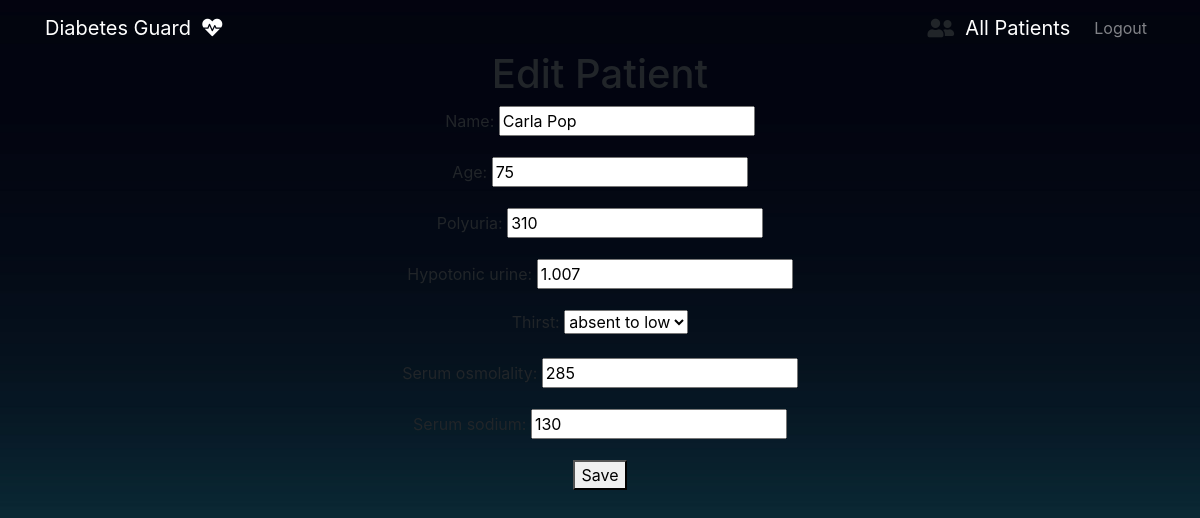
The page /edit_patient/13 (signed in) on the database its author committed.
### todo/models.py (models this page shows, shortened)
class Data(models.Model):
  name=models.CharField(max_length=50, null=True)
  age=models.PositiveIntegerField(validators=[MinValueValidator(1),MaxValueValidator(140)],null=True)
  polyuria=models.PositiveIntegerField(validators=[MaxValueValidator(1000)],null=True)
  hypotonic_urine=models.FloatField(validators=[MaxValueValidator(5)],null=True)
  thirst=models.PositiveIntegerField(choices=thirst_choices, null=True)
  serum_osmolality=models.PositiveIntegerField(validators=[MaxValueValidator(500)],null=True)
  serum_sodium=models.PositiveIntegerField(validators=[MaxValueValidator(500)],null=True)
  diagnosis=models.CharField(max_length=30, blank=True)
  date=models.DateTimeField(auto_now_add=True)
  class Meta:
    ordering=['-date']

### todo/views.py (the view)
# urls.py: path('edit_patient/<int:pk>', edit_patient, name='edit_patient'),
@login_required
def edit_patient(request, pk):
    patient = get_object_or_404(Data, pk=pk)
    if request.method == 'POST':
        form = DataForm(request.POST, instance=patient)
        if form.is_valid():
            form.save()
            return redirect('dashboard-predictions')
    else:
        form = DataForm(instance=patient)
    return render(request, 'dashboard/edit_patient.html', {'form': form})

### todo/forms.py
class DataForm(forms.ModelForm):
  class Meta:
    model = Data
    fields = ['name','age','polyuria','hypotonic_urine','thirst','serum_osmolality','serum_sodium']

### templates/dashboard/edit_patient.html (shortened to what this page needs)
{% extends 'partials/base.html' %}
{% block content %}
  <h1>Edit Patient</h1>
  <form method="post">
    {{ form.as_p }}
    <button type="submit">Save</button>
  </form>
{% endblock %}

### rows shown on the page
Data: name "Carla Pop", age "75", polyuria "310", hypotonic_urine "1.007", thirst "absent to low", serum_osmolality "285", serum_sodium "130"
